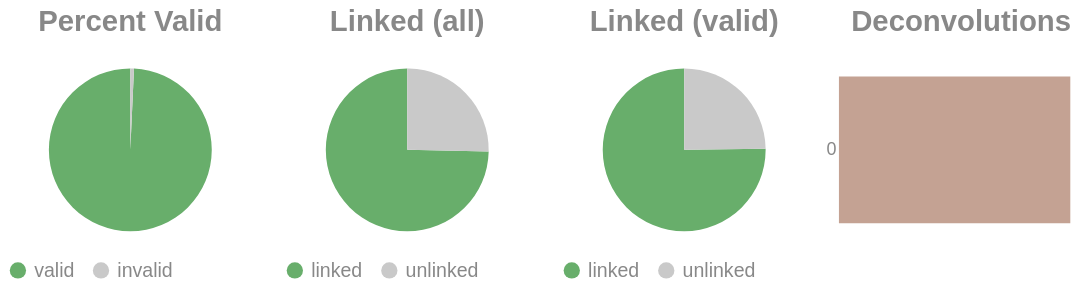

Notebook cell for this chart:
### Code cell
if SKIPLR:
    pass
else:
    clash = Counter()
    for i in valids['molecule'].to_list():
        _mol = i.split("-")
        if len(_mol) == 1:
            clash.update('0')
        else:
            clash.update(_mol[-1])

    _d = {"deconvolutions": [], 'count': []}
    for k,v in clash.items():
        _d['deconvolutions'].append(k)
        _d['count'].append(v)

    tot_valid = valids['reads'].sum()
    mask = valids['reads'] >= 2
    n_linked_reads = valids.filter(mask)['reads'].sum()
    if n_linked_reads == 0:
        print_html("No linked molecules (>=2 reads) were detected; skipping linked-only distributions.")
        SKIPLR = True
    else:
        perc_valid = round(tot_valid / n_reads, 4)
        linked_perc_abs = round(n_linked_reads / n_reads, 4)
        linked_perc = round(n_linked_reads / tot_valid, 4)

    _valid = pl.DataFrame({"valids": ['valid', 'invalid'], "count": [tot_valid, n_reads - tot_valid]})
    _linked_abs = pl.DataFrame({"linked (absolute)": ['linked', 'unlinked'], "count": [n_linked_reads, n_reads - n_linked_reads]})
    _linked_rel = pl.DataFrame({"linked (valids)": ['linked', 'unlinked'], "count": [n_linked_reads, tot_valid - n_linked_reads]})

    (
        alt.hconcat(
            piechart(_valid, goodval = 'valid', title = "Percent Valid"),
            piechart(_linked_abs, goodval = "linked", title =  "Linked (all)"),
            piechart(_linked_rel, goodval = "linked", title =  "Linked (valid)"),
            convolutionbar(pl.DataFrame(_d), title = "Deconvolutions"),
            center = True,
            bounds = 'flush'
        )
        .resolve_scale(color='independent')
        .resolve_legend('independent')
        .properties(usermeta={'embedOptions': {"actions": False}})
    ).display()

### Figure 1 — Vega-Lite specification as saved in the notebook (floating-point values rounded to 4 significant figures)
{"width": "container", "height": 400, "config": {"title": {"anchor": "start", "dy": -15, "fontSize": 18, "color": "#888888", "subtitleColor": "#888888", "subtitleFontSize": 14}, "arc": {"fill": "#0072B2"}, "axis": {"domainColor": "#888888", "domainWidth": 0.5, "gridWidth": 0.2, "grid": false, "titleFontWeight": 400, "titleFontSize": 15, "labelFontSize": 11, "labelColor": "#888888", "tickColor": "#888888", "tickWidth": 0.2, "titleColor": "#888888"}, "axisBand": {"grid": false}, "axisX": {"grid": true, "tickSize": 10, "domainCap": "round"}, "axisY": {"domain": false, "grid": true, "tickSize": 0, "domainCap": "round"}, "background": "transparent", "header": {"labelFontSize": 15, "labelColor": "#888888", "titleFontSize": 15, "titleFontWeight": 600, "titleColor": "#888888"}, "legend": {"labelFont": "sans-serif", "labelFontSize": 12, "labelColor": "#888888", "symbolSize": 100, "symbolType": "circle", "titleFontSize": 12, "titlePadding": 10, "titleColor": "#888888", "title": null}, "range": {"category": ["#E69F00", "#56B4E9", "#009E73", "#F0E442", "#0072B2", "#D55E00", "#CC79A7", "#000000"], "diverging": ["#cfe8f3", "#a2d4ec", "#73bfe2", "#46abdb", "#1696d2", "#12719e"]}, "area": {"fill": "#0072B2", "fillOpacity": 0.7, "line": true, "strokeOpacity": 0.7}, "line": {"color": "#0072B2", "stroke": "#0072B2", "strokeWidth": 2}, "trail": {"color": "#0072B2", "stroke": "#0072B2", "strokeWidth": 0, "size": 1}, "point": {"filled": true, "fillOpacity": 1.0, "size": 95}, "text": {"color": "#888888", "fontSize": 11, "align": "right", "fontWeight": 400, "size": 11}, "bar": {"fill": "#0072B2", "stroke": null}, "view": {"stroke": null, "continuousWidth": 660, "continuousHeight": 400}}, "hconcat": [{"data": {"name": "data-38a15f90032c99e61cbe96c93ec055e9"}, "mark": {"type": "arc"}, "encoding": {"color": {"field": "valids", "legend": {"orient": "bottom", "title": null}, "scale": {"domain": ["valid", "invalid"], "range": ["#68ae6b", "#C9C9C9"]}, "title": "Valids", "type": "nominal"}, "theta": {"field": "count", "type": "quantitative"}, "tooltip": [{"field": "valids", "title": "Valids", "type": "ordinal"}, {"field": "percent", "format": ".2%", "title": "Percent", "type": "quantitative"}, {"field": "count", "title": "Count", "type": "quantitative"}]}, "height": 100, "title": {"text": "Percent Valid", "align": "center", "anchor": "middle"}, "transform": [{"calculate": "datum.count / 6163442", "as": "percent"}], "width": 150}, {"data": {"name": "data-dec22d79c9b86d7d306696453459ff1a"}, "mark": {"type": "arc"}, "encoding": {"color": {"field": "linked (absolute)", "legend": {"orient": "bottom", "title": null}, "scale": {"domain": ["linked", "unlinked"], "range": ["#68ae6b", "#C9C9C9"]}, "title": "Linked (Absolute)", "type": "nominal"}, "theta": {"field": "count", "type": "quantitative"}, "tooltip": [{"field": "linked (absolute)", "title": "Linked (Absolute)", "type": "ordinal"}, {"field": "percent", "format": ".2%", "title": "Percent", "type": "quantitative"}, {"field": "count", "title": "Count", "type": "quantitative"}]}, "height": 100, "title": {"text": "Linked (all)", "align": "center", "anchor": "middle"}, "transform": [{"calculate": "datum.count / 6163442", "as": "percent"}], "width": 150}, {"data": {"name": "data-f3f6a9dd8945b18e9c96f56392820907"}, "mark": {"type": "arc"}, "encoding": {"color": {"field": "linked (valids)", "legend": {"orient": "bottom", "title": null}, "scale": {"domain": ["linked", "unlinked"], "range": ["#68ae6b", "#C9C9C9"]}, "title": "Linked (Valids)", "type": "nominal"}, "theta": {"field": "count", "type": "quantitative"}, "tooltip": [{"field": "linked (valids)", "title": "Linked (Valids)", "type": "ordinal"}, {"field": "percent", "format": ".2%", "title": "Percent", "type": "quantitative"}, {"field": "count", "title": "Count", "type": "quantitative"}]}, "height": 100, "title": {"text": "Linked (valid)", "align": "center", "anchor": "middle"}, "transform": [{"calculate": "datum.count / 6119004", "as": "percent"}], "width": 150}, {"data": {"name": "data-a8c1f6f25d8faa0a1e36df187dd31e3e"}, "mark": {"type": "bar"}, "encoding": {"color": {"field": "deconvolutions", "legend": null, "scale": {"scheme": "lightgreyred"}, "type": "nominal"}, "tooltip": [{"field": "deconvolutions", "title": "Deconvolutions", "type": "ordinal"}, {"field": "percent", "format": ".2%", "title": "Percent", "type": "quantitative"}, {"field": "count", "title": "Count", "type": "quantitative"}], "x": {"axis": null, "field": "count", "type": "quantitative"}, "y": {"field": "deconvolutions", "sort": "ascending", "title": null, "type": "nominal"}}, "height": 100, "title": {"text": "Deconvolutions", "align": "center", "anchor": "middle"}, "transform": [{"calculate": "datum.count / 2461874", "as": "percent"}], "width": 150}], "bounds": "flush", "center": true, "resolve": {"legend": {"angle": "independent"}, "scale": {"color": "independent"}}, "usermeta": {"embedOptions": {"actions": false}}, "$schema": "https://vega.github.io/schema/vega-lite/v6.1.0.json", "datasets": {"data-38a15f90032c99e61cbe96c93ec055e9": [{"valids": "valid", "count": 6119004}, {"valids": "invalid", "count": 44438}], "data-dec22d79c9b86d7d306696453459ff1a": [{"linked (absolute)": "linked", "count": 4603235}, {"linked (absolute)": "unlinked", "count": 1560207}], "data-f3f6a9dd8945b18e9c96f56392820907": [{"linked (valids)": "linked", "count": 4603235}, {"linked (valids)": "unlinked", "count": 1515769}], "data-a8c1f6f25d8faa0a1e36df187dd31e3e": [{"deconvolutions": "0", "count": 2461874}]}}
